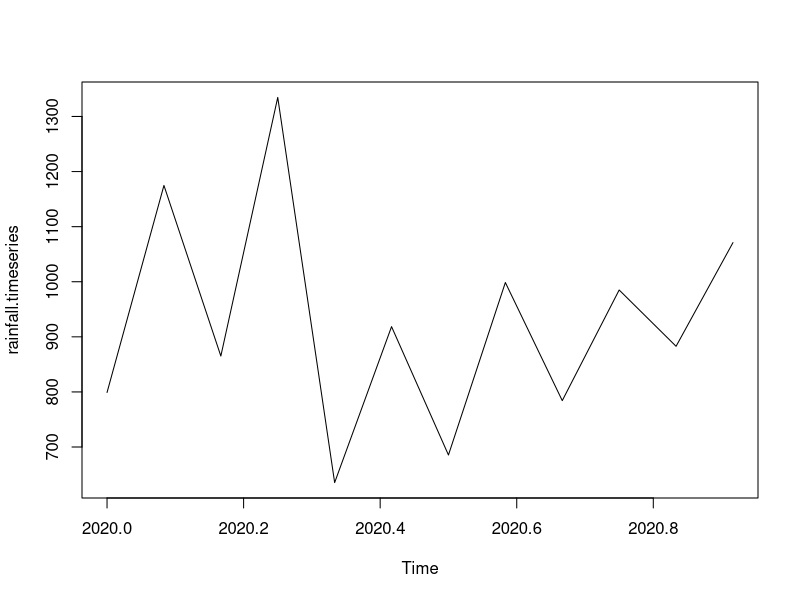

Here is the R script that generated this plot:
rainfall <- c(799,1174.8,865.1,1334.6,635.4,918.5,685.5,998.6,784.2,985,882.8,1071)

rainfall.timeseries <- ts(rainfall,start = c(2020,1),frequency = 12)

print(rainfall.timeseries)

png(file = "rainfall1.png")

plot(rainfall.timeseries)

dev.off()
